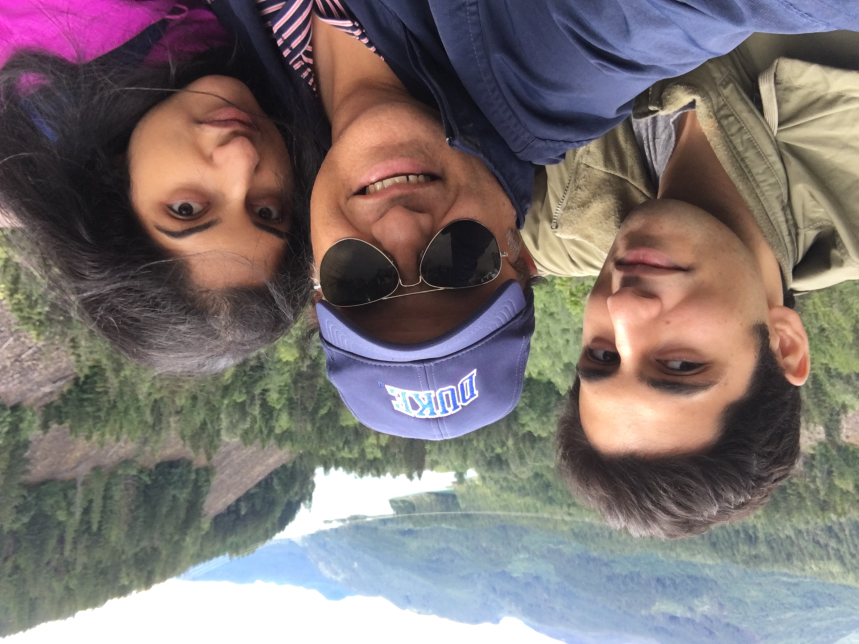
#> input picture test_img/2018-07-02_15-38-48_710.jpg, 2576 x 1932 px (shown at 1/3 size); its folder holds only this picture in this run
$ python preprocess.py
#> lines starting #> are read from the running program, lines starting #| are printed output that depends on the picture
import torch
import os
import numpy as np
import argparse
from PIL import Image
import cv2

def adjust_gamma(input_array, gamma=1.0):
    # build a lookup table mapping the BGR pixel values [0, 255] to
    # their adjusted gamma values
    img = cv2.cvtColor(input_array, cv2.COLOR_RGB2BGR)
    invGamma = 1.0 / gamma
    table = np.array([((i / 255.0) ** invGamma) * 255
        for i in np.arange(0, 256)]).astype("uint8")
    # apply gamma correction using the lookup table
    output = cv2.LUT(img, table)
    return cv2.cvtColor(output, cv2.COLOR_BGR2RGB)

parser = argparse.ArgumentParser()
parser.add_argument('--input_dir', default = 'test_img')
parser.add_argument('--load_size', default = 450)
parser.add_argument('--output_dir', default = 'preprocess_img')
parser.add_argument('--gamma', default = 1.5) # inverse gamma value

opt = parser.parse_args()

valid_ext = ['.jpg', '.png']

if not os.path.exists(opt.output_dir): os.mkdir(opt.output_dir)

for files in os.listdir(opt.input_dir):
	ext = os.path.splitext(files)[1]
	if ext not in valid_ext:
		continue
	# load image
	input_image = Image.open(os.path.join(opt.input_dir, files)).convert("RGB")
#> input_image is the input picture: PIL image 2576x1932 RGB; mean R, G, B 125.5, 115.8, 115.2
	# resize image, keep aspect ratio
	h = input_image.size[0]
#> h = 2576
	w = input_image.size[1]
#> w = 1932
	ratio = h *1.0 / w
#> ratio = 1.33
	if ratio > 1:
		h = opt.load_size
		w = int(h*1.0/ratio)
#> w = 337
	else:
		w = opt.load_size
		h = int(w * ratio)
	input_image = input_image.resize((h, w), Image.BICUBIC)
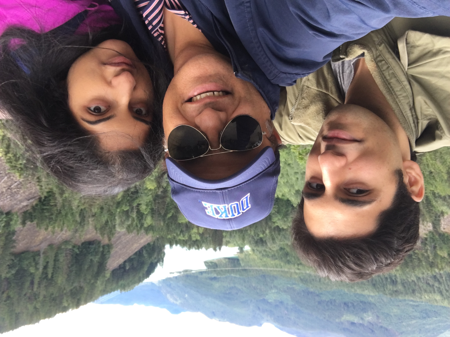
#> input_image: PIL image 450x337 RGB; mean R, G, B 125.5, 115.8, 115.2

	#PREPROCESS HERE
	#output_image = anisotropic_diffusion(np.asarray(input_image), niter=10, kappa=50, gamma=0.1, voxelspacing=None, option=1)
	output_image = np.array(input_image)
	output_image = cv2.ximgproc.anisotropicDiffusion(src = np.array(input_image), dst = output_image, alpha = 0.1, K = 0.9, niters=2)
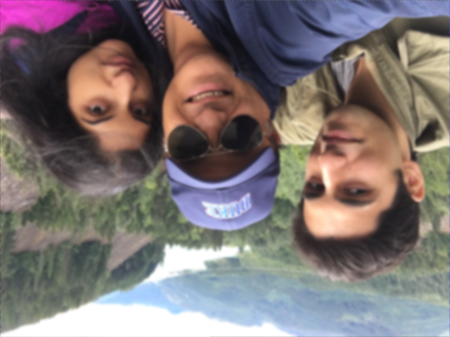
#> output_image: shape (337, 450, 3); mean R, G, B 125.4, 115.7, 115.2
	output_image = adjust_gamma(output_image, float(opt.gamma))
#> in adjust_gamma, `output = cv2.LUT(img, table)`:
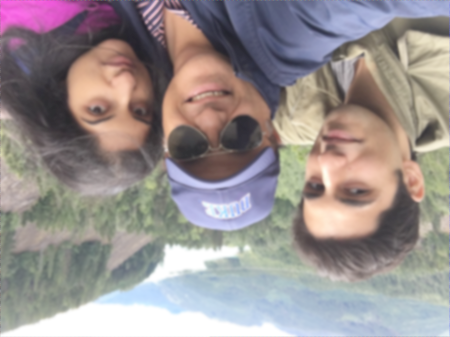
#> output: shape (337, 450, 3); mean B, G, R 144.8, 145.2, 153.7

	img = Image.fromarray(output_image, 'RGB')
	img.save(os.path.join(opt.output_dir, files[:-4] + '.jpg'))
	# [15 lines of commented-out code are left out]

print('Done!')

$ run again, on test_img/sjtu.jpg
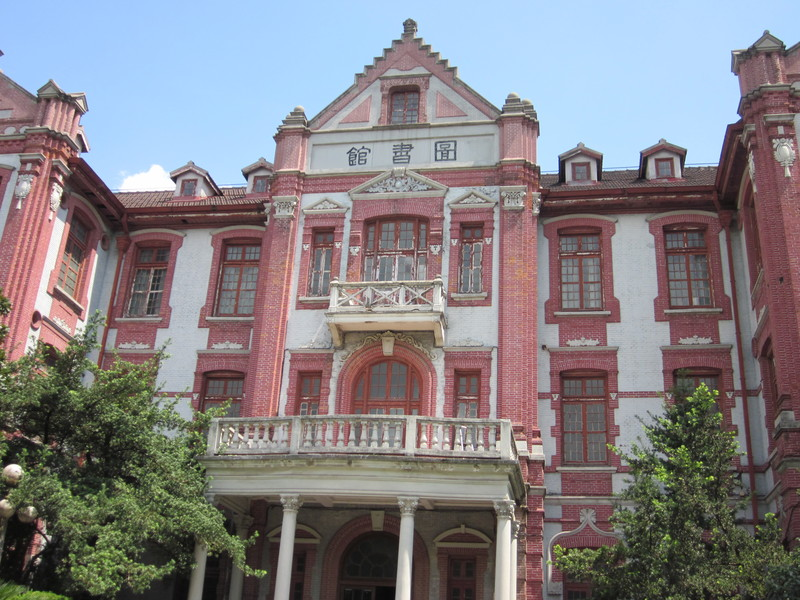
#> input picture test_img/sjtu.jpg, 800 x 600 px
#> input_image is the input picture: PIL image 800x600 RGB; mean R, G, B 130.9, 127.3, 131.1
#> input_image: PIL image 450x337 RGB
#> `output_image = cv2.ximgproc.anisotropicDiffusion(src = np.array(input_..`:
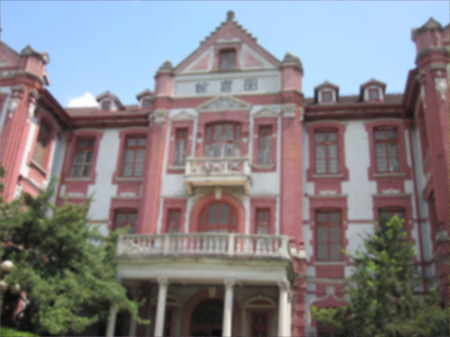
#> output_image: shape (337, 450, 3); mean R, G, B 130.9, 127.3, 131
#> in adjust_gamma, `output = cv2.LUT(img, table)`:
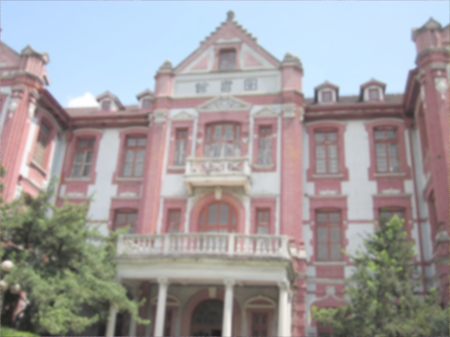
#> output: shape (337, 450, 3); mean B, G, R 157.2, 155.8, 160.2

$ run again, on test_img/wuda--2.jpg
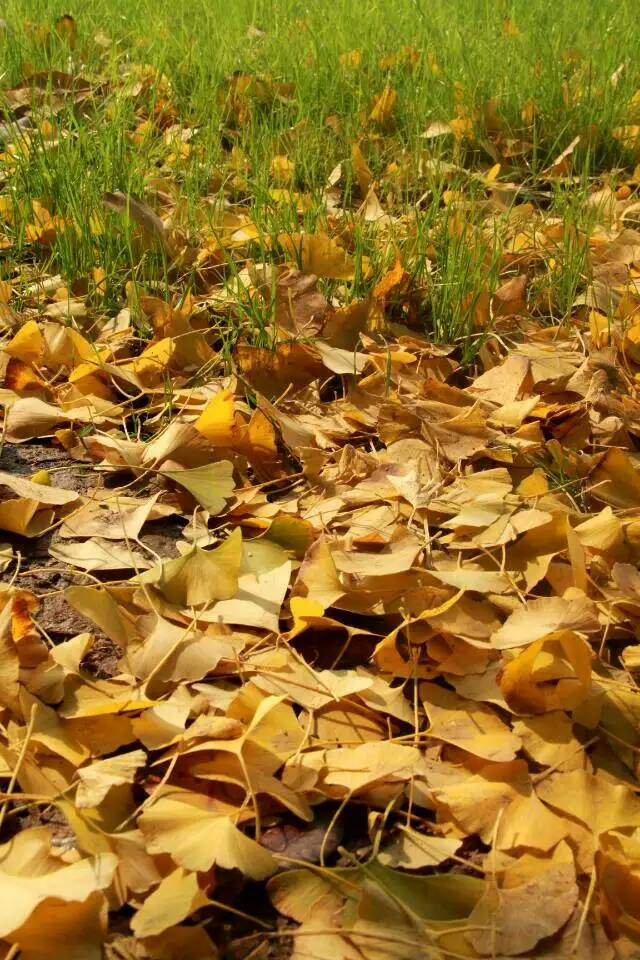
#> input picture test_img/wuda--2.jpg, 640 x 960 px
#> input_image is the input picture: PIL image 640x960 RGB; mean R, G, B 149.2, 113.6, 37.5
#> input_image: PIL image 300x450 RGB
#> `output_image = cv2.ximgproc.anisotropicDiffusion(src = np.array(input_..`:
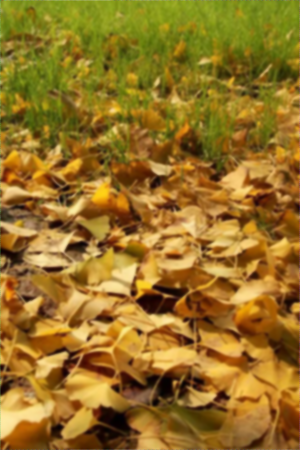
#> output_image: shape (450, 300, 3); mean R, G, B 149.2, 113.7, 37.8
#> in adjust_gamma, `output = cv2.LUT(img, table)`:
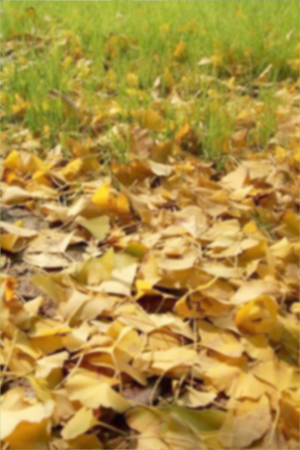
#> output: shape (450, 300, 3); mean B, G, R 65.9, 145.1, 175.4

$ run again, on test_img/wuda--3.jpg
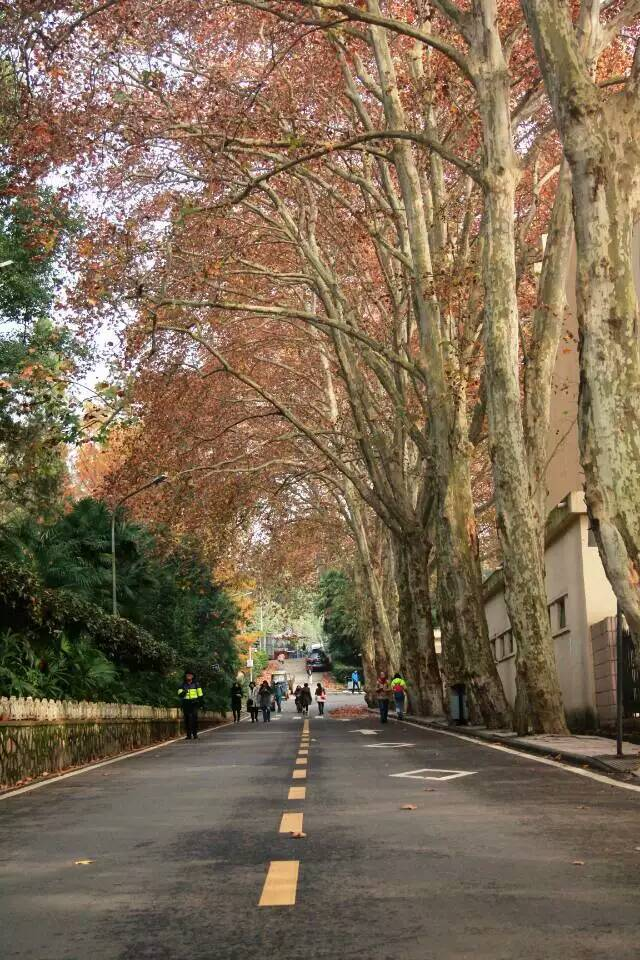
#> input picture test_img/wuda--3.jpg, 640 x 960 px
#> input_image is the input picture: PIL image 640x960 RGB; mean R, G, B 123.9, 105.8, 83.4
#> input_image: PIL image 300x450 RGB
#> `output_image = cv2.ximgproc.anisotropicDiffusion(src = np.array(input_..`:
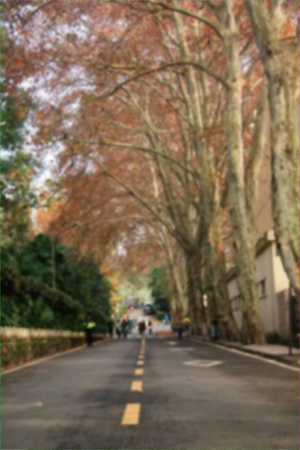
#> output_image: shape (450, 300, 3); mean R, G, B 123.9, 105.8, 83.5
#> in adjust_gamma, `output = cv2.LUT(img, table)`:
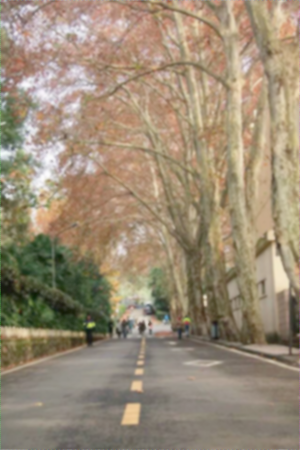
#> output: shape (450, 300, 3); mean B, G, R 118, 139.5, 154.5

$ run again, on test_img/5--26.jpg
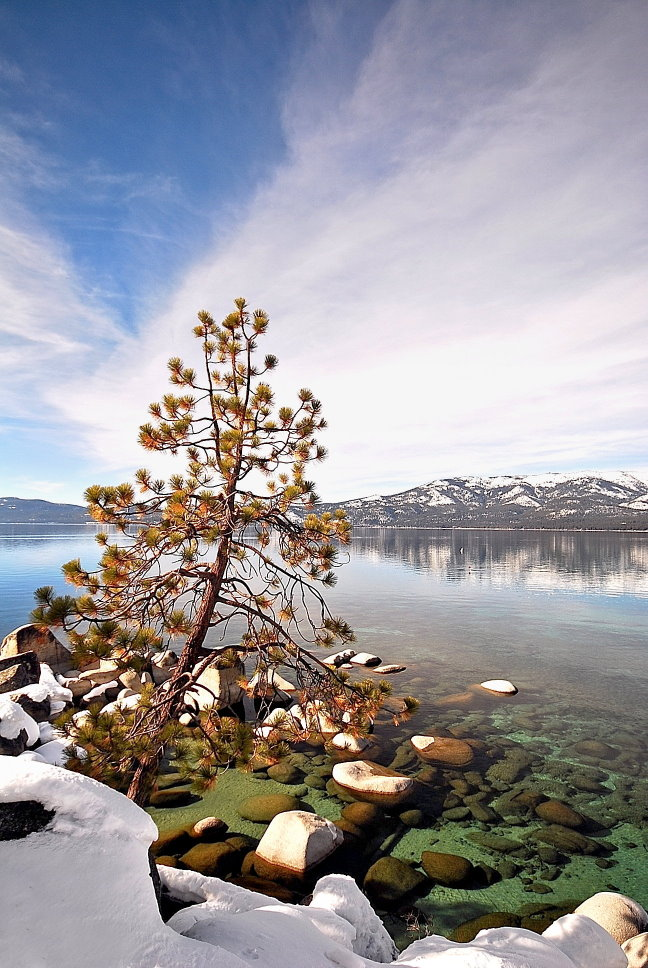
#> input picture test_img/5--26.jpg, 648 x 968 px
#> input_image is the input picture: PIL image 648x968 RGB; mean R, G, B 152.1, 150.7, 157.1
#> input_image: PIL image 301x450 RGB
#> `output_image = cv2.ximgproc.anisotropicDiffusion(src = np.array(input_..`:
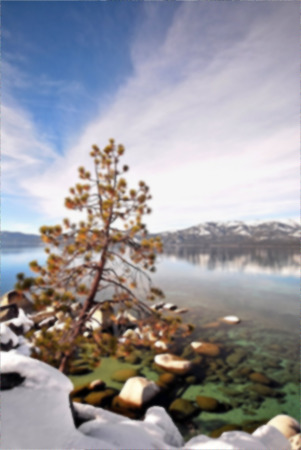
#> output_image: shape (450, 301, 3); mean R, G, B 152.1, 150.7, 157.1
#> in adjust_gamma, `output = cv2.LUT(img, table)`:
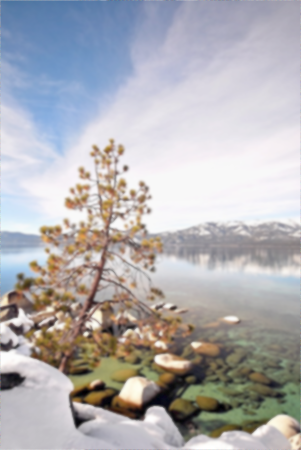
#> output: shape (450, 301, 3); mean B, G, R 178.7, 175.1, 176.2
